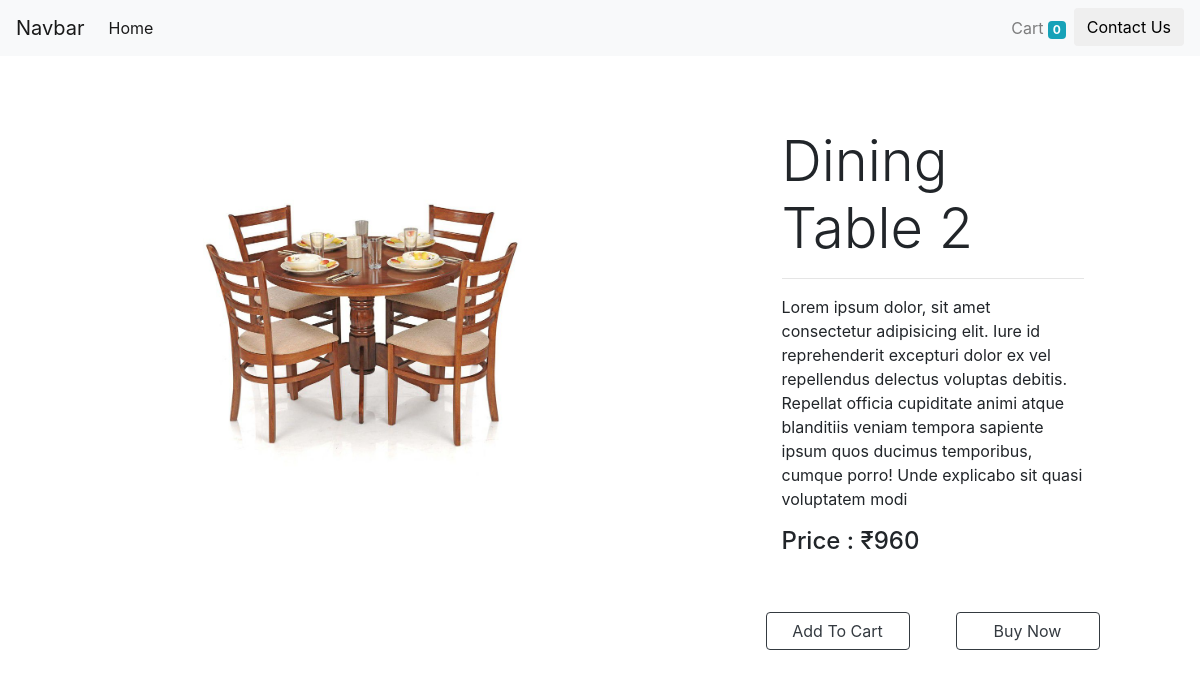
Page /dining-table-2/ on the committed database.
### myapp/models.py (models this page shows, shortened)
class Product(models.Model):
    title = models.CharField(max_length=250)
    slug = models.SlugField(blank=True, unique=True)
    price = models.IntegerField()
    description = models.TextField()
    image = models.ImageField(upload_to='store/images', null=True, blank=True)

### myapp/views.py (the view)
# urls.py: re_path(r'^(?P<slug>[\w-]+)/$', ProductDetailSlugViews.as_view()),
class ProductDetailSlugViews(DetailView):
    queryset = Product.objects.all()
    template_name = "myapp/details.html"

### myapp/templates/myapp/details.html (shortened to what this page needs)
{% extends "./base.html" %}
{% block content %}
<div class="container">
    <div class="row">
        <div class="col-10 col-md-6 col-sm-6 col-xs-6 product mx-auto">
            <div class="p-4 m-3">
                <div class="w-75 mx-auto">
                    <img src="{{object.image.url}}" class="img-fluid" alt="">
                </div>
            </div>
        </div>
        <div class="col-10 col-md-4 col-sm-6 col-xs-6 product mx-auto"><br><br>
            <div class="p-3 m-2">
                <div class=" title display-4">{{object.title}}</div>
                <hr>
                <p>{{object.description}}</p>
                <h4>Price : ₹{{object.price}}</h4>
            </div>
            <div class="row">
                <div class="col mt-3">
                    <div class="p-2">
                        <a href="/addtocart/{{object.slug}}?return_url={{request.path}}"
                            class="btn btn-outline-dark btn-block">Add To Cart</a>
                    </div>
                </div>
                <div class="col mt-3">
                    <div class="p-2">
                        <a href="" class="btn btn-outline-dark btn-block">Buy Now</a>
                    </div>
                </div>
            </div>
        </div>
    </div>
</div>
{% endblock %}

### rows in the picture
Product: image (picture), title "Dining Table 2", description "Lorem ipsum dolor, sit amet consectetur adipisicing elit. Iure id reprehenderit excepturi dolor ex vel repellendus delectus voluptas debitis. Repellat officia cupiditate animi atque blanditiis veniam tempora sapiente ipsum quos ducimus temporibus, cumque porro! Unde explicabo sit quasi voluptatem modi", price "960"

### other values in the picture
{{ request.session.cart | length }} "0"
